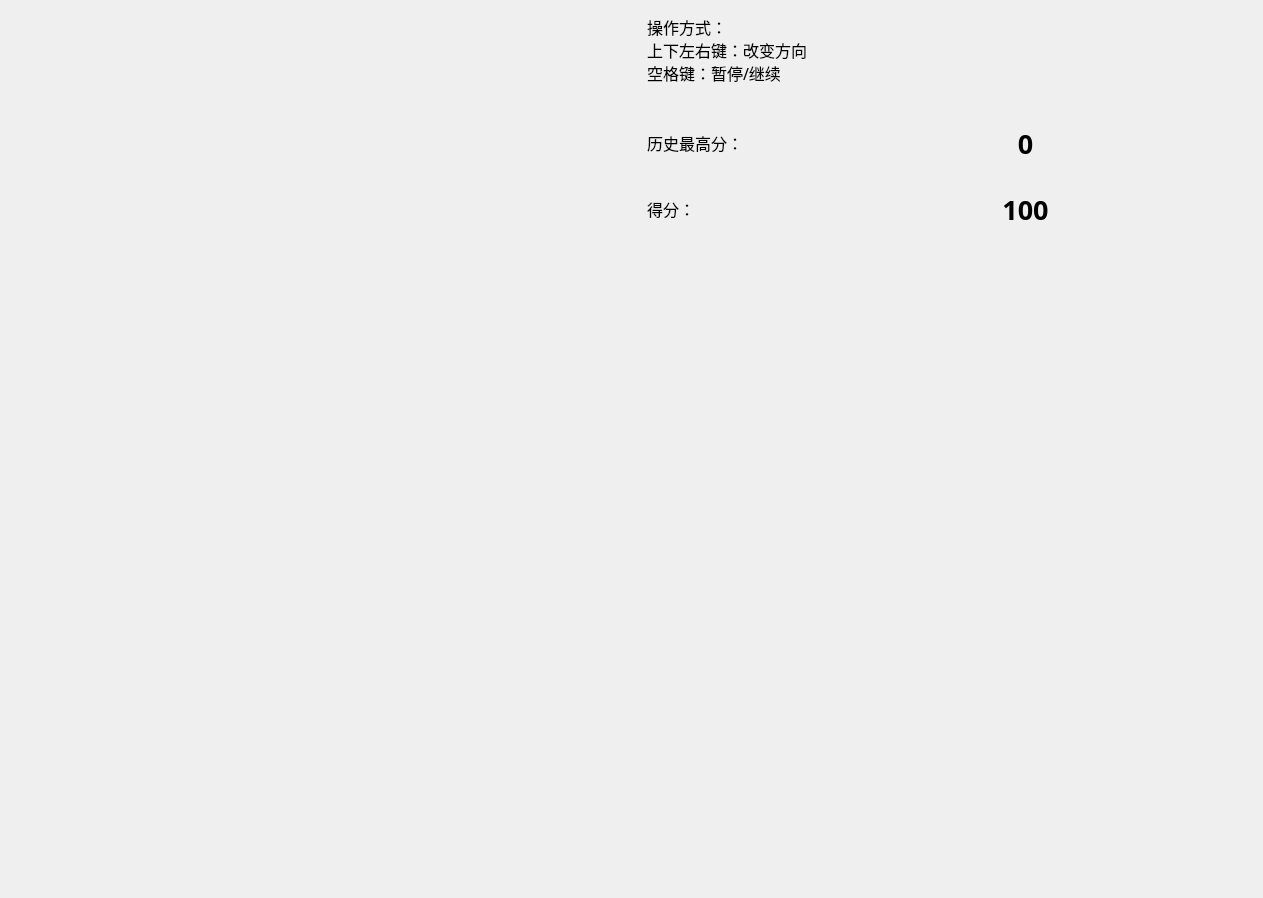
<?xml version="1.0" encoding="UTF-8"?>
<ui version="4.0">
 <class>mainwindow</class>
 <widget class="QMainWindow" name="mainwindow">
  <property name="geometry">
   <rect>
    <x>0</x>
    <y>0</y>
    <width>1263</width>
    <height>898</height>
   </rect>
  </property>
  <property name="minimumSize">
   <size>
    <width>0</width>
    <height>0</height>
   </size>
  </property>
  <property name="maximumSize">
   <size>
    <width>16777215</width>
    <height>16777215</height>
   </size>
  </property>
  <property name="font">
   <font>
    <family>微软雅黑</family>
    <pointsize>12</pointsize>
    <weight>50</weight>
    <bold>false</bold>
   </font>
  </property>
  <property name="windowTitle">
   <string>贪吃蛇</string>
  </property>
  <widget class="QWidget" name="centralWidget">
   <layout class="QHBoxLayout" name="horizontalLayout">
    <property name="spacing">
     <number>0</number>
    </property>
    <property name="leftMargin">
     <number>0</number>
    </property>
    <property name="topMargin">
     <number>0</number>
    </property>
    <property name="rightMargin">
     <number>0</number>
    </property>
    <property name="bottomMargin">
     <number>0</number>
    </property>
    <item>
     <widget class="GameArea" name="widgetGameArea" native="true"/>
    </item>
    <item>
     <layout class="QGridLayout" name="gridLayout">
      <property name="leftMargin">
       <number>15</number>
      </property>
      <property name="topMargin">
       <number>15</number>
      </property>
      <property name="rightMargin">
       <number>15</number>
      </property>
      <property name="bottomMargin">
       <number>15</number>
      </property>
      <property name="spacing">
       <number>6</number>
      </property>
      <item row="3" column="0">
       <spacer name="verticalSpacer">
        <property name="orientation">
         <enum>Qt::Vertical</enum>
        </property>
        <property name="sizeHint" stdset="0">
         <size>
          <width>20</width>
          <height>40</height>
         </size>
        </property>
       </spacer>
      </item>
      <item row="2" column="0">
       <widget class="QLabel" name="label_2">
        <property name="minimumSize">
         <size>
          <width>80</width>
          <height>0</height>
         </size>
        </property>
        <property name="maximumSize">
         <size>
          <width>80</width>
          <height>16777215</height>
         </size>
        </property>
        <property name="text">
         <string>得分：</string>
        </property>
       </widget>
      </item>
      <item row="2" column="1">
       <widget class="QLabel" name="labelScore">
        <property name="minimumSize">
         <size>
          <width>0</width>
          <height>60</height>
         </size>
        </property>
        <property name="font">
         <font>
          <pointsize>20</pointsize>
          <weight>75</weight>
          <bold>true</bold>
         </font>
        </property>
        <property name="text">
         <string>100</string>
        </property>
        <property name="alignment">
         <set>Qt::AlignCenter</set>
        </property>
       </widget>
      </item>
      <item row="1" column="0">
       <widget class="QLabel" name="label_5">
        <property name="minimumSize">
         <size>
          <width>150</width>
          <height>0</height>
         </size>
        </property>
        <property name="maximumSize">
         <size>
          <width>80</width>
          <height>16777215</height>
         </size>
        </property>
        <property name="text">
         <string>历史最高分：</string>
        </property>
       </widget>
      </item>
      <item row="0" column="0" colspan="2">
       <widget class="QLabel" name="label_4">
        <property name="text">
         <string>操作方式：
上下左右键：改变方向
空格键：暂停/继续
</string>
        </property>
       </widget>
      </item>
      <item row="1" column="1">
       <widget class="QLabel" name="labelMaxScore">
        <property name="minimumSize">
         <size>
          <width>0</width>
          <height>60</height>
         </size>
        </property>
        <property name="font">
         <font>
          <pointsize>20</pointsize>
          <weight>75</weight>
          <bold>true</bold>
         </font>
        </property>
        <property name="text">
         <string>0</string>
        </property>
        <property name="alignment">
         <set>Qt::AlignCenter</set>
        </property>
       </widget>
      </item>
     </layout>
    </item>
   </layout>
  </widget>
 </widget>
 <layoutdefault spacing="6" margin="11"/>
 <customwidgets>
  <customwidget>
   <class>GameArea</class>
   <extends>QWidget</extends>
   <header>gamearea.h</header>
   <container>1</container>
  </customwidget>
 </customwidgets>
 <resources/>
 <connections/>
</ui>
